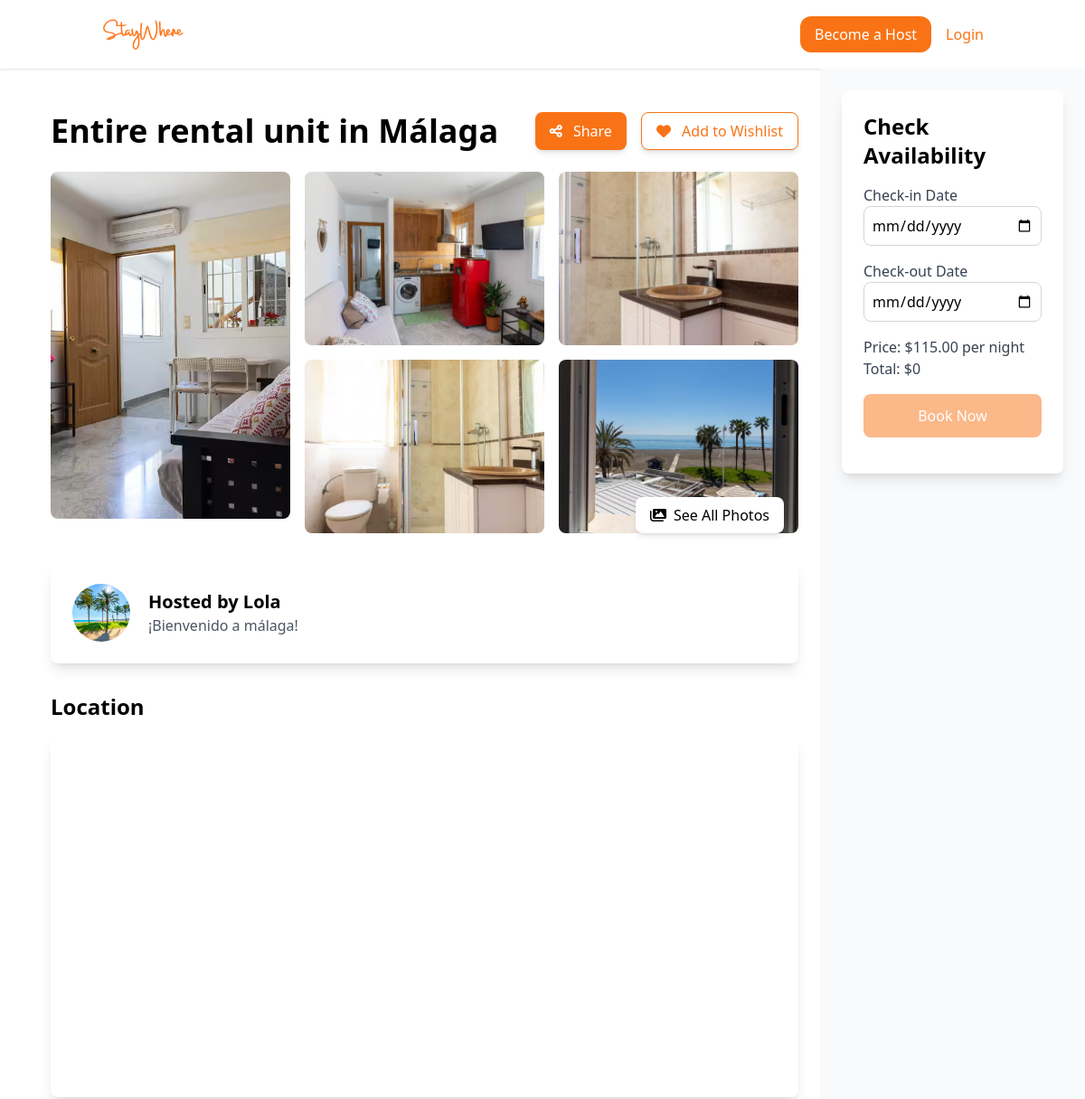
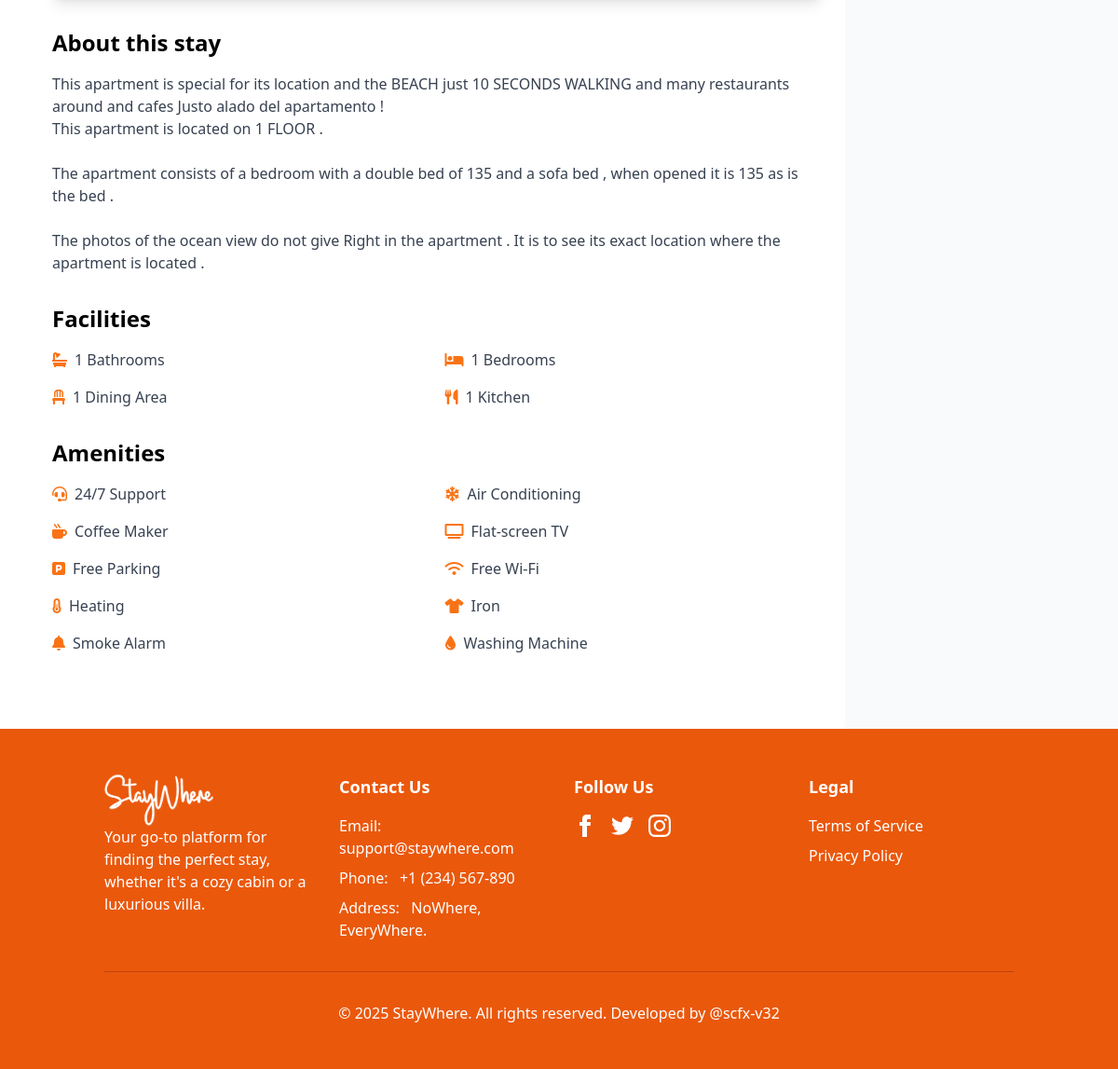
Screenshot of /staydetails.php?id=13 with the database file from the repository (2 pictures, top to bottom).
### tables this page shows
CREATE TABLE `stays` (
  `id` bigint(20) UNSIGNED NOT NULL,
  `user_id` bigint(20) UNSIGNED NOT NULL,
  `title` varchar(255) NOT NULL,
  `description` text NOT NULL,
  `location` varchar(255) NOT NULL,
  `map_url` varchar(255) NOT NULL,
  `iframe_embed` text DEFAULT NULL,
  `price_per_night` decimal(10,2) NOT NULL,
  `max_guests` int(11) NOT NULL,
  `created_at` timestamp NULL DEFAULT NULL,
  `updated_at` timestamp NULL DEFAULT NULL,
  `available` tinyint(1) DEFAULT 1
);

CREATE TABLE `users` (
  `id` bigint(20) UNSIGNED NOT NULL,
  `name` varchar(255) NOT NULL,
  `email` varchar(255) NOT NULL,
  `telephone` varchar(20) NOT NULL,
  `password` varchar(255) NOT NULL,
  `profile_picture` varchar(255) DEFAULT NULL,
  `about_me` text DEFAULT NULL,
  `role` enum('guest','host','admin') NOT NULL,
  `created_at` timestamp NULL DEFAULT NULL,
  `updated_at` timestamp NULL DEFAULT NULL
);

CREATE TABLE `stay_facility` (
  `id` bigint(20) UNSIGNED NOT NULL,
  `stay_id` bigint(20) UNSIGNED NOT NULL,
  `facility_id` bigint(20) UNSIGNED NOT NULL,
  `created_at` timestamp NULL DEFAULT NULL,
  `updated_at` timestamp NULL DEFAULT NULL,
  `count` int(10) UNSIGNED NOT NULL DEFAULT 1
);

CREATE TABLE `facilities` (
  `id` bigint(20) UNSIGNED NOT NULL,
  `name` varchar(255) NOT NULL,
  `icon_url` varchar(255) DEFAULT NULL,
  `created_at` timestamp NULL DEFAULT NULL,
  `updated_at` timestamp NULL DEFAULT NULL
);

CREATE TABLE `amenities` (
  `id` bigint(20) UNSIGNED NOT NULL,
  `name` varchar(255) NOT NULL,
  `icon_url` varchar(255) DEFAULT NULL,
  `created_at` timestamp NULL DEFAULT NULL,
  `updated_at` timestamp NULL DEFAULT NULL
);

### staydetails.php (the view, shortened to what this page needs)
<?php
include 'headers/header.php';
$stay_id = isset($_GET['id']) ? intval($_GET['id']) : 1;
$stmt = $pdo->prepare("SELECT * FROM stays WHERE id = ?");
$stmt->execute([$stay_id]);
$stay = $stmt->fetch(PDO::FETCH_ASSOC);
$is_admin = isset($_SESSION['user']['role']) && $_SESSION['user']['role'] === 'admin';
$is_host = isset($_SESSION['user']['role']) && $_SESSION['user']['role'] === 'host';
$user_reservation = null;
$stmt = $pdo->prepare("SELECT * FROM users WHERE id = ?");
$stmt->execute([$stay['user_id']]);
$host = $stmt->fetch(PDO::FETCH_ASSOC);
$stmt = $pdo->prepare("SELECT f.name, f.icon_url, sf.count FROM stay_facility sf
    JOIN facilities f ON sf.facility_id = f.id
    WHERE sf.stay_id = ?");
$stmt->execute([$stay_id]);
$facilities = $stmt->fetchAll(PDO::FETCH_ASSOC);
$stmt = $pdo->prepare("SELECT a.name, a.icon_url FROM stay_amenity sa
    JOIN amenities a ON sa.amenity_id = a.id
    WHERE sa.stay_id = ?");
$stmt->execute([$stay_id]);
$amenities = $stmt->fetchAll(PDO::FETCH_ASSOC);
$stmt = $pdo->prepare("SELECT url FROM images WHERE stay_id = ?");
$stmt->execute([$stay_id]);
$image_urls = $stmt->fetchAll(PDO::FETCH_COLUMN);
$in_wishlist = false;
?>
<!DOCTYPE html>
<html lang="en">
<head>
  <script src="https://cdn.tailwindcss.com"></script>
  <link rel="stylesheet" href="https://cdnjs.cloudflare.com/ajax/libs/font-awesome/6.0.0/css/all.min.css">
</head>
<body>
  <div class="flex">
    <div class="w-3/4 ml-8">
      <div class="container mx-auto px-6 py-12">
        <div class="flex justify-between items-center mb-6">
          <h1 class="text-4xl font-bold"><?= htmlspecialchars($stay['title']) ?></h1>
          <div class="flex space-x-4">
            <button id="shareBtn" class="bg-orange-500 text-white px-4 py-2 rounded-lg shadow-md hover:bg-orange-600 transition">
              <i class="fas fa-share-alt mr-2"></i> Share
            </button>
            <?php if (!$is_admin && !$is_host): ?>
              <button id="wishlistBtn" class="bg-white border border-orange-500 text-orange-500 px-4 py-2 rounded-lg shadow-md hover:bg-orange-100 transition">
                <i id='wl' class="<?= $in_wishlist ? 'fas fa-check mr-2' : 'fas fa-heart mr-2' ?>"></i>
                <span id="wishlistText"><?= $in_wishlist ? 'In Wishlist' : 'Add to Wishlist' ?></span>
              </button>
            <?php endif; ?>
          </div>
        </div>
        <div class="mb-8">
          <div class="grid grid-cols-3 gap-4">
            <div class="col-span-1">
              <img src="<?= htmlspecialchars($image_urls[0]) ?>" alt="Stay Image 1" class="w-full h-96 object-cover rounded-lg">
            </div>
            <div class="col-span-1">
              <img src="<?= htmlspecialchars($image_urls[1] ?? $image_urls[0]) ?>" alt="Stay Image 2" class="w-full h-48 object-cover rounded-lg">
              <img src="<?= htmlspecialchars($image_urls[2] ?? $image_urls[0]) ?>" alt="Stay Image 3" class="w-full h-48 object-cover rounded-lg mt-4">
            </div>
            <div class="col-span-1">
              <img src="<?= htmlspecialchars($image_urls[3] ?? $image_urls[0]) ?>" alt="Stay Image 4" class="w-full h-48 object-cover rounded-lg">
              <img src="<?= htmlspecialchars($image_urls[4] ?? $image_urls[0]) ?>" alt="Stay Image 5" class="w-full h-48 object-cover rounded-lg mt-4">
            </div>
          </div>
          <div class="relative mt-4">
            <button id="showAllPhotos"
              class="absolute bottom-4 right-4 bg-white text-black px-4 py-2 rounded-lg shadow-md hover:bg-gray-100 transition">
              <i class="fas fa-images mr-2"></i>See All Photos
            </button>
          </div>
        </div>
        <div class="bg-white p-6 rounded-lg shadow-lg mb-8">
          <div class="flex items-center space-x-5">
            <div class="flex-shrink-0 w-16 h-16">
              <a href="about-user.php?id=<?= $host['id'] ?>">
                <img src="<?= htmlspecialchars($host['profile_picture'] ?? 'uploads\profile_pics\no_pfp.jpg') ?>" alt="Host" class="w-16 h-16 rounded-full object-cover">
              </a>
            </div>
            <div>
              <h3 class="text-xl font-semibold">Hosted by <a href="about-user.php?id=<?= $host['id'] ?>"><?= htmlspecialchars($host['name']) ?></a></h3>
              <p class="text-gray-600"><?= htmlspecialchars($host['about_me'] ?? '') ?></p>
            </div>
          </div>
        </div>
        <div class="mb-8">
          <h2 class="text-2xl font-bold mb-4">Location</h2>
          <div class="rounded-lg overflow-hidden shadow-lg">
            <?= $stay['iframe_embed'] ?>
          </div>
        </div>
        <div class="mb-8">
          <h2 class="text-2xl font-bold mb-4">About this stay</h2>
          <p class="text-gray-700"><?= nl2br(htmlspecialchars($stay['description'])) ?></p>
        </div>
        <div class="mb-8">
          <h2 class="text-2xl font-bold mb-4">Facilities</h2>
          <div class="grid grid-cols-2 gap-4">
            <?php foreach ($facilities as $facility): ?>
              <div class="flex items-center space-x-2">
                <i class="<?= htmlspecialchars($facility['icon_url']) ?> text-orange-500"></i>
                <span class="text-gray-700">
                  <?= htmlspecialchars($facility['count'] ? $facility['count'] . ' ' : '') . htmlspecialchars($facility['name']) ?>
                </span>
              </div>
            <?php endforeach; ?>
          </div>
        </div>
        <div class="mb-8">
          <h2 class="text-2xl font-bold mb-4">Amenities</h2>
          <div class="grid grid-cols-2 gap-4">
            <?php foreach ($amenities as $amenity): ?>
              <div class="flex items-center space-x-2">
                <i class="<?= htmlspecialchars($amenity['icon_url']) ?> text-orange-500"></i>
                <span class="text-gray-700"><?= htmlspecialchars($amenity['name']) ?></span>
              </div>
            <?php endforeach; ?>
          </div>
        </div>
      </div>
    </div>
    <div class="w-1/4 bg-gray-50 p-6">
      <div class="bg-white p-6 rounded-lg shadow-lg sticky top-6">
        <?php if ($is_admin || $is_host): ?>
          <div class="mb-4 text-center">
            <p class="text-xl font-bold">Price per night:</p>
            <p class="text-2xl text-orange-600 font-bold">$<?= number_format($stay['price_per_night'], 2) ?></p>
          </div>
        <?php elseif (!$stay['available']): ?>
          <div class="text-center text-red-500 font-bold text-xl py-8">
            This stay is unavailable.
          </div>
        <?php else: ?>
          <h2 class="text-2xl font-bold mb-4">Check Availability</h2>
          <form id="reservationForm" method="POST">
            <div class="mb-4">
              <label for="checkIn" class="block text-gray-700">Check-in Date</label>
              <input type="date" id="checkIn" name="checkIn" class="w-full p-2 border border-gray-300 rounded-lg" required>
            </div>
            <div class="mb-4">
              <label for="checkOut" class="block text-gray-700">Check-out Date</label>
              <input type="date" id="checkOut" name="checkOut" class="w-full p-2 border border-gray-300 rounded-lg" required>
            </div>
            <div class="mb-4">
              <p class="text-gray-700">Price: <span id="pricePerNight">$<?= number_format($stay['price_per_night'], 2) ?></span> per night</p>
              <p class="text-gray-700">Total: <span id="totalPrice">$0</span></p>
            </div>
            <button type="submit" id="bookButton"
              class="bg-orange-500 text-white px-6 py-3 rounded-lg hover:bg-orange-600 transition w-full disabled:opacity-50"
              disabled>
              Book Now
            </button>
          </form>
        <?php endif; ?>
      </div>
    </div>
  </div>
  <?php include "headers/footer.php"; ?>
</body>
</html>

### rows the page displays
stays: title "Entire rental unit in Málaga", description "This apartment is special for its location and the BEACH just 10 SECONDS WALKING and many restaurants around and cafes Justo alado del apartamento ! This apartment is located on 1 FLOOR . The apartment consists of a bedroom with a double bed of 135 and a sofa bed , when opened it is 135 as is the bed . The photos of the ocean view do not give Right in the apartment . It is to see its exact location where the apartment is located .", price_per_night "115.00"
users: profile_picture (picture), name "Lola", about_me "¡Bienvenido a málaga!"
stay_facility: count "1", facility.name "Bathrooms"
stay_facility: count "1", facility.name "Bedrooms"
stay_facility: count "1", facility.name "Dining Area"
stay_facility: count "1", facility.name "Kitchen"
amenities: name "24/7 Support"
amenities: name "Air Conditioning"
amenities: name "Coffee Maker"
amenities: name "Flat-screen TV"
amenities: name "Free Parking"
amenities: name "Free Wi-Fi"
amenities: name "Heating"
amenities: name "Iron"
amenities: name "Smoke Alarm"
amenities: name "Washing Machine"
